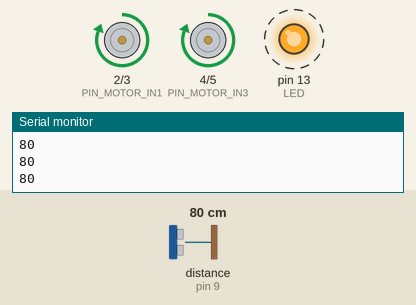
This sketch was run on a simulated Arduino Uno, built with avr-gcc and run on an emulated ATmega328P. Shown: motor-driver pin pairs drawn as motors (green arrow = first pin HIGH = forward, orange = second pin HIGH = backward, longer = more drive), output pins drawn as LEDs (lit = HIGH), the last lines printed to the serial monitor. Wiring (inferred from the names in the program): ultrasonic range finder: trigger pin 8; echo pin 9. Dashed ring = blinking. Inputs (shaded band) come from the test bench; at power-on: distance to the obstacle (sensor on pin 9) 80 cm. The echo pulse lasts 58.3 µs per cm; pins used as bus, display or sensor lines are not drawn.

Above: at 0.76 s.
1.3 s: distance to the obstacle (sensor on pin 9) set to 53 cm
4.3 s: distance to the obstacle (sensor on pin 9) set to 50 cm
At 5.3 s:
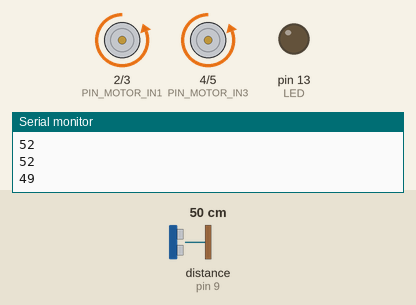
At 7.1 s:
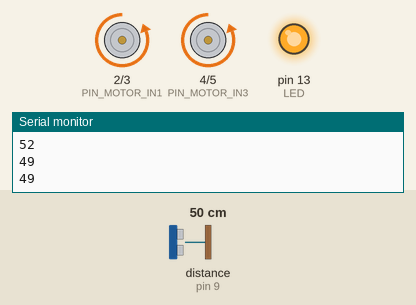
7.3 s: distance to the obstacle (sensor on pin 9) set to 43 cm
At 7.7 s:
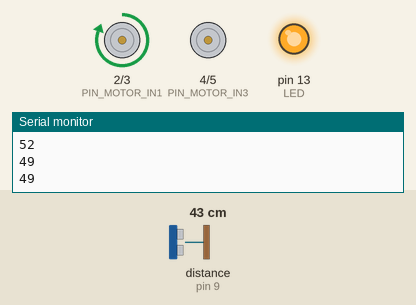
10.3 s: distance to the obstacle (sensor on pin 9) set to 34 cm
At 11.3 s:
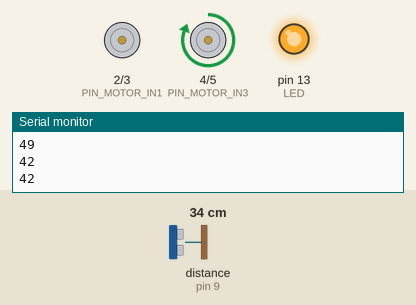
13.3 s: distance to the obstacle (sensor on pin 9) set to 27 cm
16.3 s: distance to the obstacle (sensor on pin 9) set to 4 cm
Timing chart, 0 to 20.3 s (numbered marks = the images above; inputs shaded):
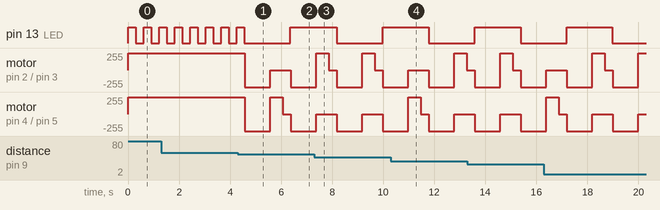

Measured:
- the behaviour switches between 51 and 50 cm on distance to the obstacle (sensor on pin 9) (found by bisection; images 0 and 1)
- the behaviour switches between 47 and 46 cm on distance to the obstacle (sensor on pin 9) (found by bisection; images 2 and 3)

The sketch:

robot.ino
```cpp
// Definições dos pinos
const int PINO_SENSOR_ECHO = 9;
const int PINO_SENSOR_TRIGGER = 8;
const int LED = 13;

const int PIN_MOTOR_IN1 = 2;
const int PIN_MOTOR_IN2 = 3;
const int PIN_MOTOR_IN3 = 4;
const int PIN_MOTOR_IN4 = 5;

// Constantes de controle
const int DISTANCIA_SEGURA = 50; // Distância segura para evitar obstáculos
const int PAUSA = 300; // Tempo de pausa entre iterações

// Função para ler a distância do sensor ultrassônico
int ler_distancia(void);

// Funções de controle dos motores
void mover_frente(void);
void mover_tras(void);
void parar(void);

// Configuração inicial
void setup() {
  Serial.begin(115200); // Inicia a comunicação serial
  pinMode(LED, OUTPUT); // Define o LED como saída
  pinMode(PINO_SENSOR_ECHO, INPUT); // Define o pino do sensor ultrassônico como entrada
  pinMode(PINO_SENSOR_TRIGGER, OUTPUT); // Define o pino de disparo do sensor como saída
  digitalWrite(PINO_SENSOR_TRIGGER, LOW); // Inicializa o pino de disparo com nível baixo
  pinMode(PIN_MOTOR_IN1, OUTPUT); // Define os pinos dos motores como saída
  pinMode(PIN_MOTOR_IN2, OUTPUT);
  pinMode(PIN_MOTOR_IN3, OUTPUT);
  pinMode(PIN_MOTOR_IN4, OUTPUT);
  parar(); // Garante que os motores estejam parados inicialmente
}

// Função principal
void loop() {
  digitalWrite(LED, !digitalRead(LED)); // Pisca o LED
  int distancia = ler_distancia(); // Lê a distância do sensor
  Serial.println(distancia); // Exibe a distância lida no monitor serial

  // Verifica se há um obstáculo muito próximo
  if (distancia < DISTANCIA_SEGURA) {
    parar(); // Para os motores
    mover_tras(); // Move para trás
    delay(1000); // Espera um segundo
    parar(); // Para os motores novamente

    // Decide aleatoriamente qual motor girar para frente
    bool par = (millis() % 2 == 0) ? true : false;

    if (par) {
      // Gira o motor 1 para a frente
      digitalWrite(PIN_MOTOR_IN1, HIGH);
      digitalWrite(PIN_MOTOR_IN2, LOW);
    } else {
      // Gira o motor 2 para a frente
      digitalWrite(PIN_MOTOR_IN3, HIGH);
      digitalWrite(PIN_MOTOR_IN4, LOW);
    }

    delay(500); // Espera meio segundo
    parar(); // Para os motores
  } else {
    mover_frente(); // Move para frente se não houver obstáculos próximos
  }

  delay(PAUSA); // Aguarda um curto intervalo antes da próxima iteração
}

// Função para ler a distância do sensor ultrassônico
int ler_distancia(void) {
  digitalWrite(PINO_SENSOR_TRIGGER, HIGH); // Emite um pulso de ultrassom
  delayMicroseconds(10); // Aguarda um curto intervalo
  digitalWrite(PINO_SENSOR_TRIGGER, LOW); // Finaliza o pulso de ultrassom

  // Lê a duração do eco e calcula a distância em centímetros
  return pulseIn(PINO_SENSOR_ECHO, HIGH) / 58;
}

// Função para mover para frente
void mover_frente(void) {
  digitalWrite(PIN_MOTOR_IN1, HIGH);
  digitalWrite(PIN_MOTOR_IN2, LOW);
  digitalWrite(PIN_MOTOR_IN3, HIGH);
  digitalWrite(PIN_MOTOR_IN4, LOW);
}

// Função para mover para trás
void mover_tras(void) {
  digitalWrite(PIN_MOTOR_IN1, LOW);
  digitalWrite(PIN_MOTOR_IN2, HIGH);
  digitalWrite(PIN_MOTOR_IN3, LOW);
  digitalWrite(PIN_MOTOR_IN4, HIGH);
}

// Função para parar os motores
void parar(void) {
  digitalWrite(PIN_MOTOR_IN1, LOW);
  digitalWrite(PIN_MOTOR_IN2, LOW);
  digitalWrite(PIN_MOTOR_IN3, LOW);
  digitalWrite(PIN_MOTOR_IN4, LOW);
}
```
